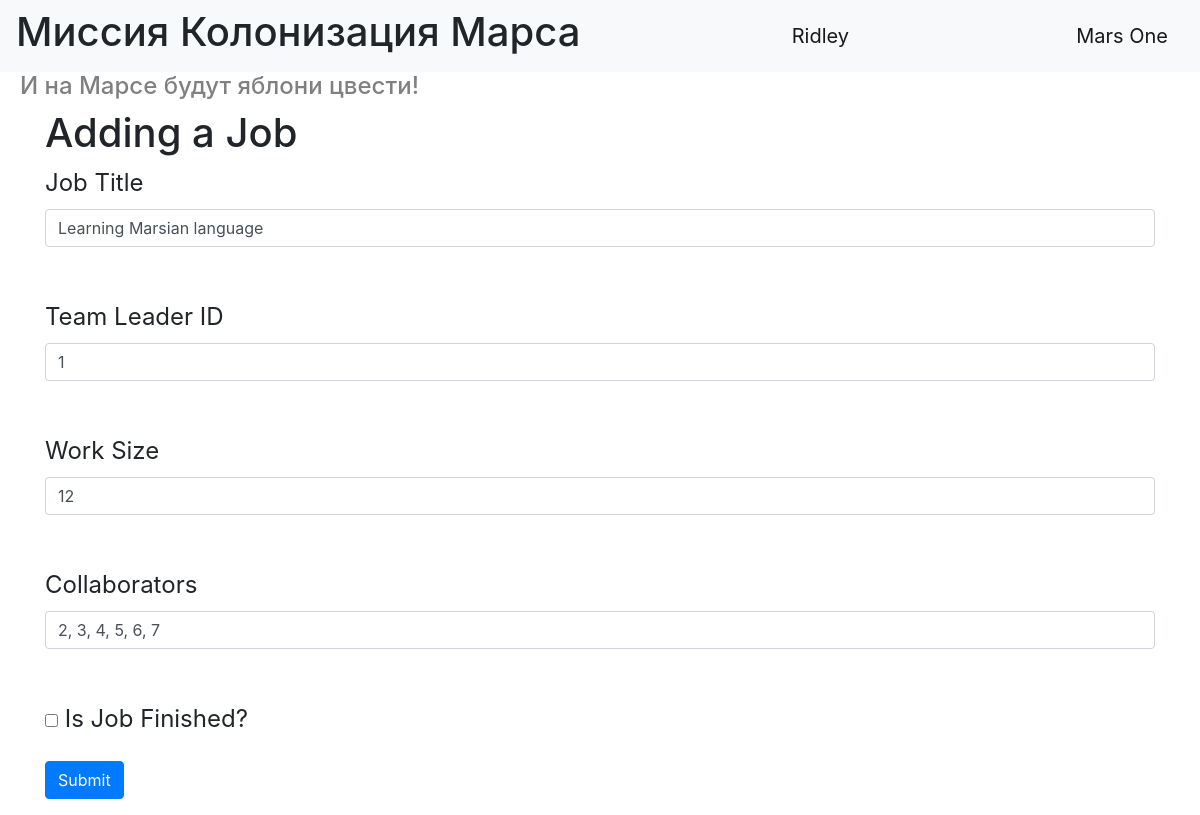
The page /editjob/5 (signed in) on the database as committed earlier.
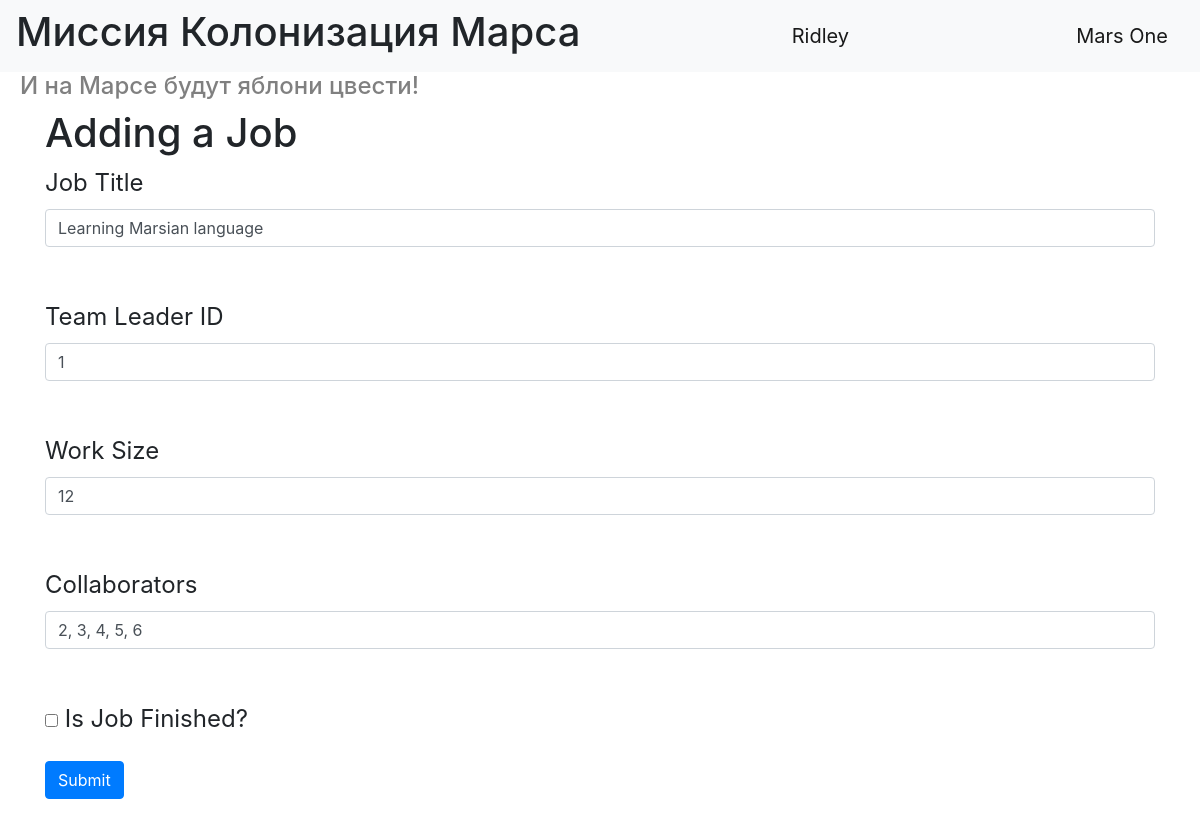
The same page on the database as committed later.
### data/jobs.py (models this page shows)
class Jobs(SqlAlchemyBase):
    __tablename__ = 'jobs'
    id = sqlalchemy.Column(sqlalchemy.Integer,
                           primary_key=True, autoincrement=True)
    team_leader = sqlalchemy.Column(sqlalchemy.Integer, sqlalchemy.ForeignKey("users.id"), nullable=True)
    job = sqlalchemy.Column(sqlalchemy.String, nullable=True)
    work_size = sqlalchemy.Column(sqlalchemy.Integer, nullable=True)
    collaborators = sqlalchemy.Column(sqlalchemy.String, nullable=True)
    start_date = sqlalchemy.Column(sqlalchemy.DateTime, nullable=True, default=datetime.datetime.now)
    end_date = sqlalchemy.Column(sqlalchemy.DateTime, nullable=True, default=datetime.datetime.now)
    is_finished = sqlalchemy.Column(sqlalchemy.Boolean, nullable=True, default=False)
    user = orm.relationship('User')

### main.py (the view, shortened to what this page needs)
@app.route('/editjob/<int:id>', methods=['GET', 'POST'])
@login_required
def edit_job(id):
    form = JobsForm()
    if request.method == "GET":
        job = db_sess.query(Jobs).filter(
            Jobs.id == id,
            or_(
                Jobs.user == current_user,
                current_user.id == 1
            )
        ).first()
        if job:
            form.title.data = job.job
            form.team_lead.data = job.team_leader
            form.work_size.data = job.work_size
            form.collaborators.data = job.collaborators
            form.finished.data = job.is_finished
        else:
            abort(404)
    return render_template('job_add.html',
                           title='Editing a job',
                           form=form
                           )

### forms/jobs.py
class JobsForm(FlaskForm):
    title = StringField('Job Title', validators=[DataRequired()])
    team_lead = IntegerField("Team Leader ID", validators=[DataRequired()])
    work_size = IntegerField("Work Size", validators=[DataRequired()])
    collaborators = StringField("Collaborators",
                                validators=[DataRequired(),
                                            Regexp(r'^\d+(?:, \d+)*$', message="Формат: '1, 2, 3' "
                                                                               "(обязателен пробел после запятой)")])
    finished = BooleanField("Is Job Finished?")
    submit = SubmitField('Submit')

### main.py (called while the page is built)
@login_manager.user_loader
def load_user(user_id):
    return db_sess.query(User).get(user_id)

### templates/job_add.html (shortened to what this page needs)
{% extends "base.html" %}
{% block content %}
    <h1>Adding a Job</h1>
    <form action="" method="post">
        <p>
            {{ form.title.label }}<br>
            {{ form.title(class="form-control") }}<br>
        </p>
        <p>
            {{ form.team_lead.label }}<br>
            {{ form.team_lead(class="form-control") }}<br>
        </p>
        <p>
            {{ form.work_size.label }}<br>
            {{ form.work_size(class="form-control") }}<br>
        </p>
        <p>
            {{ form.collaborators.label }}<br>
            {{ form.collaborators(class="form-control") }}<br>
        </p>
        <p>{{ form.finished() }} {{ form.finished.label }}</p>
        <p>{{ form.submit(type="submit", class="btn btn-primary") }}</p>
    </form>
{% endblock %}

Rows that differ between the two databases and show on the page:
changed Jobs: collaborators "2, 3, 4, 5, 6, 7" → "2, 3, 4, 5, 6"
